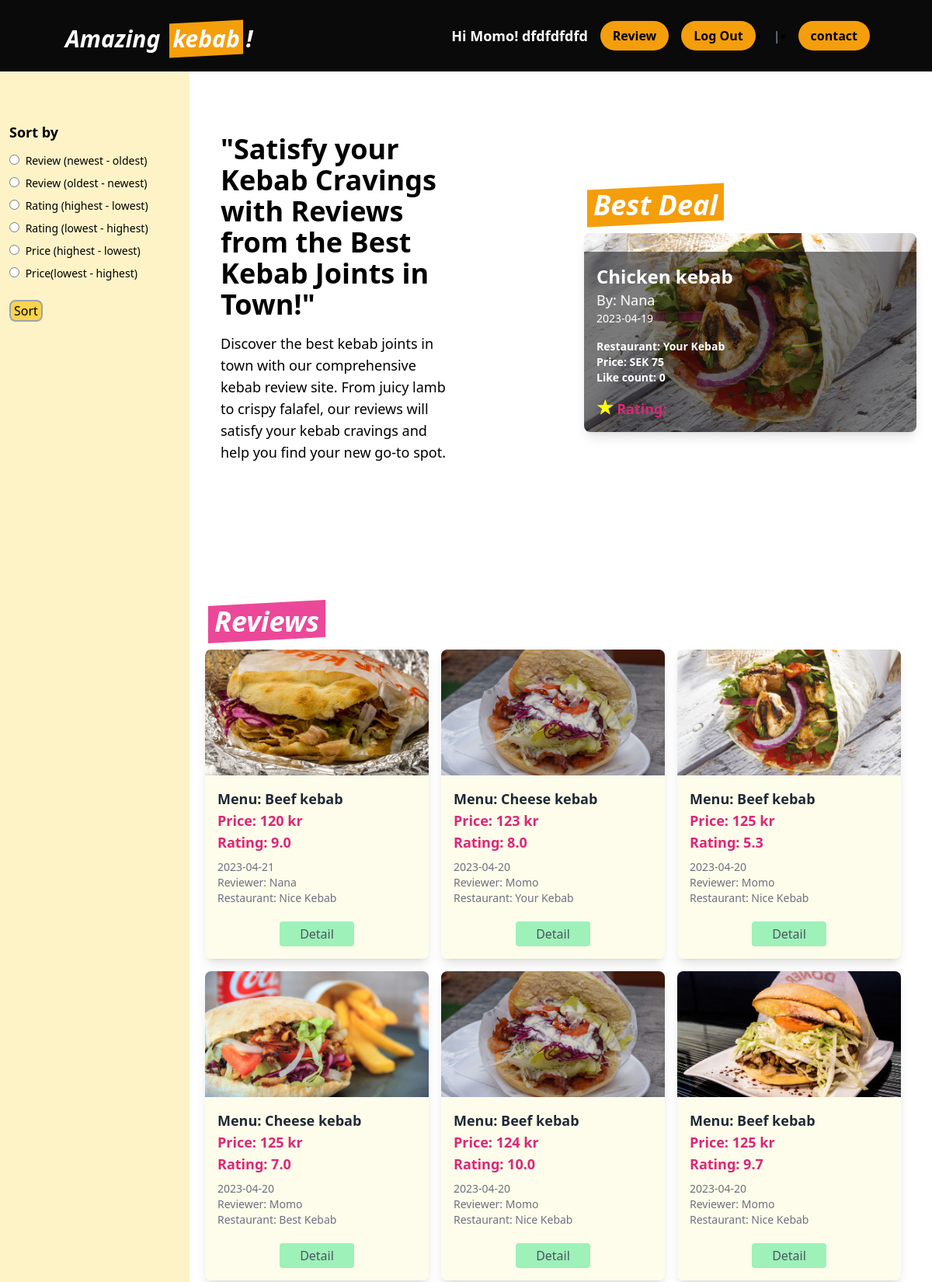
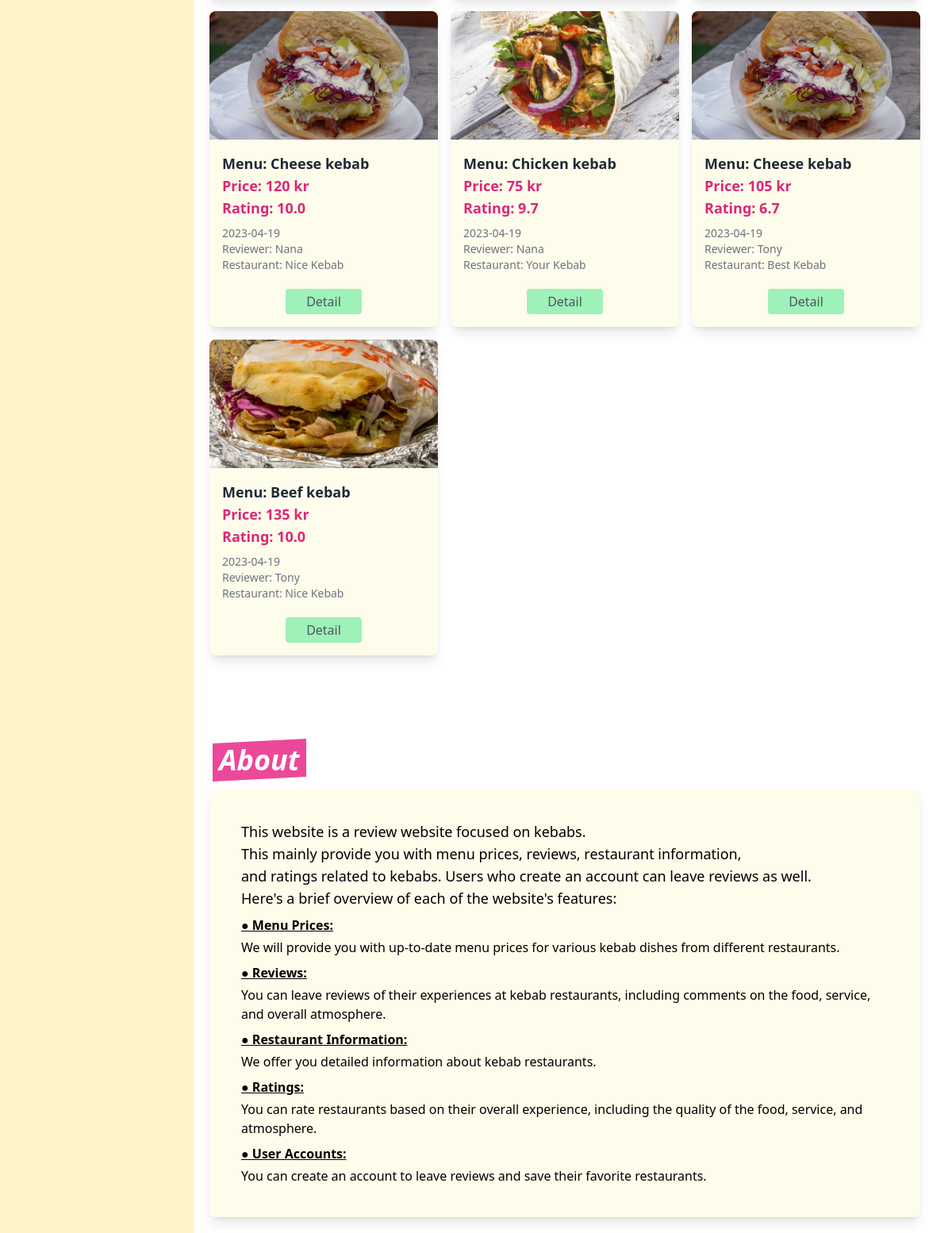
The app's page /core/ (signed in) with its own data (2 pictures, top to bottom).
### core/models.py (models this page shows, shortened)
class CustomUser(AbstractUser):
    email = models.EmailField("email address", unique=True, blank=False)
    USERNAME_FIELD = "email"  # make the user log in with the email
    REQUIRED_FIELDS = ["username"]
    objects = CustomUserManager()

class Review(models.Model):
    user = models.ForeignKey(
        CustomUser, on_delete=models.CASCADE, related_name='reviews_by_user'
    )
    menu = models.ForeignKey(
        Menu, on_delete=models.CASCADE, related_name='reviews_of_menu'
    )
    restaurant = models.ForeignKey(
        Restaurant, on_delete=models.CASCADE, related_name='restaurants_for_review'
    )
    image = models.ImageField(upload_to='images/', null=True, blank=True)
    review = models.TextField(default="", null=False)
    taste_rating = models.IntegerField(null=False)
    service_rating = models.IntegerField(null=False)
    value_rating = models.IntegerField(null=False)
    avg_rating = models.FloatField(null=True, blank=True)
    like_count = models.IntegerField(default=0)
    created_at = models.DateTimeField(auto_now_add=True)
    class Meta:
        indexes = [models.Index(fields=['-created_at']),]
        ordering = ['-created_at']

class Menu(models.Model):
    menu = models.CharField(max_length=100, null=False)
    price = models.IntegerField(null=False)
    restaurants = models.ManyToManyField(Restaurant)
    created_at = models.DateTimeField(auto_now_add=True)

class Restaurant(models.Model):
    name = models.CharField(max_length=100, null=False)
    address = models.CharField(max_length=200, null=False)
    tel = models.CharField(max_length=20, null=True, blank=True)
    website = models.URLField(null=True, blank=True)

### core/views.py (the view)
# urls.py: path('', views.top, name='top'),
def top(request):
    sort = request.GET.get('sort-by', '-created_at')
    restaurant_name = request.GET.get('restaurant')
    menu_name = request.GET.get('menu')
    reviewer_name = request.GET.get('reviewer')
    reviews = Review.objects.all()
    best = Review.objects.order_by(
        'menu__price', '-avg_rating', '-like_count', '-created_at').first()
    restaurants = Review.objects.order_by().values_list(
        'restaurant__name', flat=True).distinct()
    menus = Review.objects.order_by().values_list(
        'menu__menu', flat=True).distinct()
    reviewers = Review.objects.order_by().values_list(
        'user__username', flat=True).distinct()
    if restaurant_name:
        reviews = reviews.filter(restaurant__name=restaurant_name)
    elif menu_name:
        reviews = reviews.filter(menu__menu=menu_name)
    elif reviewer_name:
        reviews = reviews.filter(user__username=reviewer_name)
    if sort:
        reviews = reviews.order_by(sort)
    context = {
        'reviews': reviews,
        'best': best,
        'restaurants': restaurants,
        'menus': menus,
        'reviewers': reviewers
    }
    return render(request, 'core/top.html', context)

### core/templates/core/top.html (shortened to what this page needs)
{% extends 'core/base.html' %} {% block content %} {% load static %}
<head>
  <link rel="stylesheet" href="https://cdnjs.cloudflare.com/ajax/libs/font-awesome/5.15.3/css/all.min.css" />
</head>
<header id="home" class="flex bg-neutral-950 py-6 px-16 fixed top-0 left-0 right-0 z-50">
  <nav class="flex items-center w-full">
    <div class="flex justify-between items-center space-x-5">
      <p class="mt-2 text-3xl font-bold italic text-white">
        Amazing
        <span
          class="before:block before:absolute before:-inset-1 before:-skew-y-3 before:bg-amber-500 relative inline-block mx-2">
          <span class="relative text-white">kebab</span> </span>!
      </p>
    </div>
    <div class="flex-grow lg:flex lg:items-center lg:w-auto">
      {% if user.is_authenticated %}
      <ul class="w-full justify-end flex-grow lg:flex lg:items-center lg:w-auto ml-auto">
        <li>
          <p class="text-lg font-bold mr-4 text-white">
            Hi {{ user.username }}! <a href="{% url 'core:user_profile' %}">dfdfdfdfd</a>
          </p>
        </li>
        <li>
          <a href="{% url 'core:upload' %}"
            class="bg-amber-500 rounded-full px-4 py-2 mr-4 text-black font-bold">Review</a>
        </li>
        <li>
          <a href="{% url 'core:logout' %}" class="bg-amber-500 font-bold rounded-full px-4 py-2 text-black">Log Out</a>
        </li>
      </ul>
        {% endif %}
        <li>
          <span class="text-gray-500 font-bold">|</span>
        </li>
        <li><a href="{% url 'core:contact' %}"
            class="bg-amber-500 rounded-full px-4 py-2 mr-4 text-black font-bold">contact</a></li>
    </div>
  </nav>
</header>
<aside class="w-62 fixed left-0 bottom-0 z-20 h-screen bg-amber-100 p-3 mt-2">
  <div class="pt-36">
    <form action="{% url 'core:top' %}" method="GET">
      <h2 class="font-bold text-lg mb-3">Sort by</h2>
      <div class="flex flex-col">
        <label for="newest" class="mb-2" style="width: 220px; font-size: 14px;">
          <input type="radio" id="newest" name="sort-by" value="-created_at" class="mr-1">
          Review (newest - oldest)
        </label>
        <label for="oldest" class="mb-2" style="width: 220px; font-size: 14px;">
          <input type="radio" id="oldest" name="sort-by" value="created_at" class="mr-1">
          Review (oldest - newest)
        </label>
        <label for="highest-rating" class="mb-2" style="width: 220px; font-size: 14px;">
          <input type="radio" id="highest-rating" name="sort-by" value="-avg_rating" class="mr-1">
          Rating (highest - lowest)
        </label>
        <label for="lowest-rating" class="mb-2" style="width: 220px; font-size: 14px;">
          <input type="radio" id="lowest-rating" name="sort-by" value="avg_rating" class="mr-1">
          Rating (lowest - highest)
        </label>
        <label for="highest-price" class="mb-2" style="width: 220px; font-size: 14px;">
          <input type="radio" id="highest-price" name="sort-by" value="-menu__price" class="mr-1">
          Price (highest - lowest)
        </label>
        <label for="lowest-price" class="mb-2" style="width: 220px; font-size: 14px;">
          <input type="radio" id="lowest-price" name="sort-by" value="menu__price" class="mr-1">
          Price(lowest - highest)
        </label>
      </div>
      <button type="submit" class="bg-amber-300 px-1 rounded-lg border-gray-400 border-2 hover:bg-amber-200 mt-4">
        Sort
      </button>
    </form>
  </div>
</aside>
<main class="flex-1 ml-56 pt-28">
  <div class="flex-1 ml-10 mx-auto w-6/6 pt-5">
    <section class="flex flex-row items-center justify-between py-10 ">
      <div class="w-2/6 pl-5">
        <h2 class="text-4xl font-bold mb-4">"Satisfy your Kebab Cravings with Reviews from the Best Kebab Joints in Town!"</h2>
        <p class="text-lg mb-8">Discover the best kebab joints in town with our comprehensive kebab review site. From juicy lamb to crispy falafel, our reviews will satisfy your kebab cravings and help you find your new go-to spot.</p>
      </div>
      <div class="w-3/6 px-5 mx-0 py-4">
        <h1 class="text-4xl italic font-bold mb-4">
          <span class="before:block before:absolute before:-inset-1 before:-skew-y-3 before:bg-amber-500 relative inline-block mx-2">
            <span class="relative text-white p-1">Best Deal</span>
          </span>
        </h1>
        <a href="{% url 'core:detail' id=best.id %}">
          <div class="rounded-lg shadow-lg overflow-hidden hover:bg-yellow-300">
            <div class="relative overflow-hidden" style="padding-bottom: 60%">
              {% if best.image %}
              <div class="absolute inset-0">
                <img class="object-cover h-full w-full" src="{{ best.image.url }}" alt="{{ best.menu.menu }} image" />
              </div>
              {% endif %}
              <div class="absolute bottom-0 left-0 w-full text-white p-4 bg-black bg-opacity-50">
                <h1 class="text-2xl font-bold">{{ best.menu.menu }}</h1>
                <p class="text-lg"> By: {{ best.user.username }} </p> <p class="text-sm"> {{ best.created_at|date:"Y-m-d" }}</p>
                <ul class="text-sm font-bold mt-4">
                  <li>Restaurant: {{ best.restaurant.name }}</li>
                  <li>Price: SEK {{ best.menu.price }}</li>
                  <li>Like count: {{ best.like_count }}</li>
                  <h2 class="text-lg font-bold text-pink-600 mt-4">
                    <span>
                      <i style="font-size:24px; color:yellow;" class="fa">&#9733;</i>
                      Rating: {{ review.avg_rating }}
                    </span>
                  </h2>
                </ul>
              </div>
            </div>
          </div>
        </a>
      </div>
    </section>
  </div>
  <div class="mx-10 mt-28">
    <h1 class="text-4xl italic font-bold mb-4">
      <span
        class="before:block before:absolute before:-inset-1 before:-skew-y-3 before:bg-pink-500 relative inline-block mx-2">
        <span class="relative text-white p-1">Reviews</span></span>
    </h1>
    <div class="grid grid-cols-1 md:grid-cols-2 lg:grid-cols-3 gap-4">
      {% for review in reviews %}
      <div class="bg-yellow-50/90 rounded-lg shadow-lg overflow-hidden">
        {% if review.image %}
        <div class="relative overflow-hidden" style="padding-bottom: 56.25%">
          <div class="absolute inset-0">
            <img class="object-cover h-full w-full" src="{{ review.image.url }}" alt="{{ review.menu.menu }} image" />
          </div>
        </div>
        {% endif %}
        <div class="p-4">
          <h2 class="text-lg font-bold text-gray-800">
            Menu: {{ review.menu.menu }}
          </h2>
          <h2 class="text-lg font-bold text-pink-600">
            Price: {{ review.menu.price }} kr
          </h2>
          <h2 class="text-lg font-bold text-pink-600">
            Rating: {{ review.avg_rating }}
          </h2>
          <p class="text-gray-500 text-sm mt-2">
            {{ review.created_at|date:"Y-m-d" }}
          </p>
          <p class="text-gray-500 text-sm">
            Reviewer: {{ review.user.username }}
          </p>
          <p class="text-gray-500 text-sm">
            Restaurant: {{ review.restaurant.name }}
          </p>
          <div class="text-gray-600 bg-green-300/80 mx-20 text-center rounded py-1 mt-5 hover:bg-yellow-300">
            <a href="{% url 'core:detail' id=review.id %}">Detail</a>
          </div>
        </div>
      </div>
      {% endfor %}
    </div>
  </div>
  <div class="mt-28">
    <h1 class="text-4xl italic font-bold mb-4 mx-10">
      <span
        class="before:block before:absolute before:-inset-1 before:-skew-y-3 before:bg-pink-500 relative inline-block mx-2">
        <span class="relative text-white p-1">About</span></span>
    </h1>
    <div id="about" class="p-10 bg-yellow-50/90 rounded-lg shadow-lg mx-10 mb-5">
      <p class="text-lg mb-2 font-medium">
        This website is a review website focused on kebabs. <br />
        This mainly provide you with menu prices, reviews, restaurant
        information, <br />
        and ratings related to kebabs. Users who create an account can leave
        reviews as well. <br />
        Here's a brief overview of each of the website's features: <br />
      </p>
      <ul>
        <li>
          <p class="font-bold underline mt-2 mb-1">● Menu Prices:</p>
          We will provide you with up-to-date menu prices for various kebab
          dishes from different restaurants.
        </li>
        <li>
          <p class="font-bold underline mt-2 mb-1">● Reviews:</p>
          You can leave reviews of their experiences at kebab restaurants,
          including comments on the food, service, and overall atmosphere.
        </li>
        <li>
          <p class="font-bold underline mt-2 mb-1">● Restaurant Information:</p>
          We offer you detailed information about kebab restaurants.
        </li>
        <li>
          <p class="font-bold underline mt-2 mb-1">● Ratings:</p>
          You can rate restaurants based on their overall experience, including
          the quality of the food, service, and atmosphere.
        </li>
        <li>
          <p class="font-bold underline mt-2 mb-1">● User Accounts:</p>
          You can create an account to leave reviews and save their favorite
          restaurants.
        </li>
      </ul>
    </div>
  </div>
</main>
{% endblock content %}

### records on screen
CustomUser: username "Momo"
Review: image (picture), menu.menu "Chicken kebab", user.username "Nana", created_at "2023-04-19", restaurant.name "Your Kebab", menu.price "75", like_count "0", avg_rating "9.7"
Review: image (picture), menu.menu "Beef kebab", menu.price "120", avg_rating "9.0", created_at "2023-04-21", user.username "Nana", restaurant.name "Nice Kebab"
Review: image (picture), menu.menu "Cheese kebab", menu.price "123", avg_rating "8.0", created_at "2023-04-20", user.username "Momo", restaurant.name "Your Kebab"
Review: image (picture), menu.menu "Beef kebab", menu.price "125", avg_rating "5.3", created_at "2023-04-20", user.username "Momo", restaurant.name "Nice Kebab"
Review: image (picture), menu.menu "Cheese kebab", menu.price "125", avg_rating "7.0", created_at "2023-04-20", user.username "Momo", restaurant.name "Best Kebab"
Review: image (picture), menu.menu "Beef kebab", menu.price "124", avg_rating "10.0", created_at "2023-04-20", user.username "Momo", restaurant.name "Nice Kebab"
Review: image (picture), menu.menu "Beef kebab", menu.price "125", avg_rating "9.7", created_at "2023-04-20", user.username "Momo", restaurant.name "Nice Kebab"
Review: image (picture), menu.menu "Cheese kebab", menu.price "120", avg_rating "10.0", created_at "2023-04-19", user.username "Nana", restaurant.name "Nice Kebab"
Review: image (picture), menu.menu "Cheese kebab", menu.price "105", avg_rating "6.7", created_at "2023-04-19", user.username "Tony", restaurant.name "Best Kebab"
Review: image (picture), menu.menu "Beef kebab", menu.price "135", avg_rating "10.0", created_at "2023-04-19", user.username "Tony", restaurant.name "Nice Kebab"
